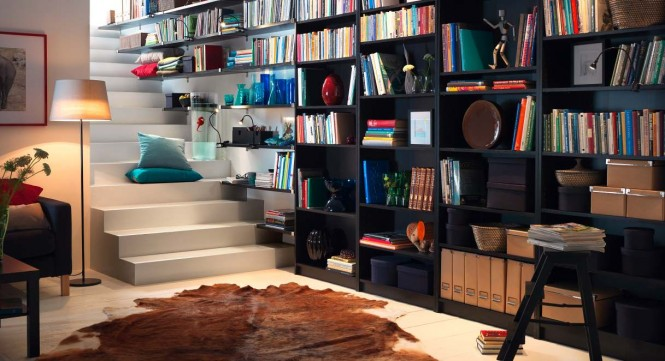
//> input picture CH6/FioodFillApp/FioodFillApp/1.jpg, 665 x 361 px
$ ./main   (built with g++ and OpenCV 4)
//> lines starting //> are read from the running program, lines starting //| are printed output that depends on the picture; after the words box and inside, x2 and y2 are one past the last pixel; in counts of white or black regions, pixels touching at a corner belong together
/************************************************************************/
/*			此程序是用floodFill()函数来实现Photoshop的魔术棒的功能      */
/************************************************************************/
#include <opencv2/imgproc/imgproc.hpp>
#include <opencv2/highgui/highgui.hpp>
#include <opencv2/core.hpp>
#include <iostream>
using namespace cv;
using namespace std;

/************************************************************************/
/*							全局变量的声明                              */
/************************************************************************/
Mat g_srcImage, g_dstImage, g_grayImage, g_maskImage;	//原图像，目标图，灰度图，掩膜图
int g_nFillMode = 1;	//漫水填充模式（空范围、渐变+固定范围、渐变+浮动范围）
int g_nLowDifference = 20, g_nUpDifference = 20; //负差最大值，正差最大值
int g_nConnecty = 4;	//floodFill函数标识符低8位的连通值（4 or 8），默认为4
bool g_bIsColor = true;	//是否为彩色窗口的布尔值
bool g_bUseMask = false;	//是否用掩膜窗口的布尔值
int g_nNewMaskVal = 255;	//新的重新绘制的掩膜像素值

/************************************************************************/
/*							onMouse()回调函数							*/
/*							描述：鼠标是否按下							*/
/************************************************************************/
static void onMouse(int event, int x, int y, int, void *){
	//如果鼠标没有按下，则返回
	if(event != EVENT_LBUTTONDOWN)
		return;
	/************************************************************************/
	/*						1.调用floodFill函数前的参数准备                 */
	/************************************************************************/
	Point seed = Point(x, y);	//种子点坐标
	int lowDifference = g_nFillMode == 0 ?  0 : g_nLowDifference; //空范围的漫水填充设置为0，否则为全局g_nLowDifference
	int upDifference = g_nFillMode == 0 ?  0 : g_nUpDifference; //空范围的漫水填充设置为0，否则为全局g_nUpDifference
	//floodFill函数的标识符为低8位为连通方式，7-15位为g_nNewMaskVal左移8位的值，16-23位为填充模式
	//当填充模式为FLOODFILL_FIXED_RANGE时，表示考虑当前像素与种子像素之间的差值，表示按浮动范围填充，否则为空范围填充
	int flags = g_nConnecty + (g_nNewMaskVal << 8) + (g_nFillMode == 1 ? FLOODFILL_FIXED_RANGE : 0);
	//随机生成bgr颜色
	int b = (unsigned char)theRNG() & 255; //随机生成一个0到255的值
	int g = (unsigned char)theRNG() & 255; //随机生成一个0到255的值
	int r = (unsigned char)theRNG() & 255; //随机生成一个0到255的值
	Rect ccomp; //定义重绘区域的最小边界矩形区域
	//当为彩色模式时，用Scalar(b, g, r)生成颜色，当为灰度模式时，用Scalar(r*0.299 + g*0.587 + b*0.144)填充
	Scalar newValue = g_bIsColor ? Scalar(b, g, r) : Scalar(r*0.299 + g*0.587 + b*0.144);
	Mat dst = g_bIsColor ? g_dstImage : g_grayImage; //目标图的赋值
	int area; //表示像素被重绘的个数

	/************************************************************************/
	/*						2.调用floodFill函数				                */
	/************************************************************************/
	//是否显示掩膜窗口
	if(g_bUseMask){
		//阈值函数threshold( InputArray src, OutputArray dst,double thresh, double maxval, int type )
		threshold(g_maskImage, g_maskImage, 1, 128, THRESH_BINARY);
		area = floodFill(dst, g_maskImage, seed, newValue, &ccomp, Scalar(lowDifference, lowDifference, lowDifference),
			Scalar(upDifference, upDifference, upDifference), flags);
		imshow("mask", g_maskImage);
	}
	else
		area = floodFill(dst, seed, newValue, &ccomp, Scalar(lowDifference, lowDifference, lowDifference),
		Scalar(upDifference, upDifference, upDifference), flags);

	imshow("效果图", dst);
	cout << area << "个像素被重绘\n";
}

/************************************************************************/
/*							帮助操作说明                                */
/************************************************************************/
void hlepText(){
	cout << "\t欢迎来到漫水填充程序~\n";
	cout << "\t此程序根据鼠标选取的点搜索与图片中像素相近的点，并用不同的颜色标注\n";
	cout << "\t按键操作说明：\n";
	cout << "\t\t键盘按键【ESC】 -- 退出程序\n";
	cout << "\t\t键盘按键【1】 -- 切换彩色图/灰度图模式\n";
	cout << "\t\t键盘按键【2】 -- 显示/隐藏窗口\n";
	cout << "\t\t键盘按键【3】 -- 恢复原始图像\n";
	cout << "\t\t键盘按键【4】 -- 使用空范围进行漫水填充\n";
	cout << "\t\t键盘按键【5】 -- 使用渐变、固定范围进行漫水填充\n";
	cout << "\t\t键盘按键【6】 -- 使用渐变、浮动范围进行漫水填充\n";
	cout << "\t\t键盘按键【7】 -- floodFill的标识符低8位使用4连通方式\n";
	cout << "\t\t键盘按键【8】 -- floodFill的标识符低8位使用8连通方式\n";
}

/************************************************************************/
/*						main()函数：判断按键                            */
/************************************************************************/
int main(){
	hlepText();
	//1.载入原图
	g_srcImage = imread("1.jpg");
//> g_srcImage is the input picture: 361 rows x 665 cols, CV_8UC3; mean B, G, R 79.1, 86.7, 102.2
	if(!g_srcImage.data){
		cout << "载入图片1.jpg失败" << endl;
		return false;
	}
	//2.目标图,灰度图，掩膜图的设置
	g_dstImage = g_srcImage.clone();//复制原图到目标图，也可用g_srcImage.copyTo(g_dstImage)
	cvtColor(g_srcImage, g_grayImage, COLOR_RGB2GRAY); //灰度图的设置
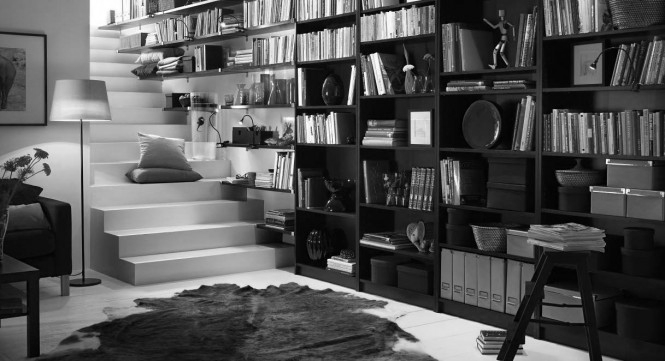
//> g_grayImage: 361 rows x 665 cols, CV_8UC1; min 0, max 255, mean 86.2
	g_maskImage.create(g_srcImage.rows+2, g_srcImage.cols+2, CV_8UC1);//掩膜图的创建，单通道8位
	//3.创建命名窗口，参数设置为自动匹配大小，不可改变
	namedWindow("效果图",WINDOW_AUTOSIZE);
	//4.创建滑动条，并调用鼠标回调函数（谓词函数）
	createTrackbar("负差最大值", "效果图", &g_nLowDifference, 255, 0);
	createTrackbar("正差最大值", "效果图", &g_nLowDifference, 255, 0);
	setMouseCallback("效果图", onMouse, 0);
	//4.循环轮询按键
	while(1){
		//先显示效果图
		imshow("效果图", g_bIsColor ? g_dstImage : g_grayImage);
		//获取按键铵值
		int c = waitKey(1);
//> the left mouse button is pressed and released at (166, 90)
//> in onMouse, `area = floodFill(dst, seed, newValue, &ccomp, Scalar(lowDifference, lo..`: dst: 361 rows x 665 cols, CV_8UC3; 39 pixels changed, all inside (x1, y1, x2, y2) = (162, 87, 173, 93)
//> in onMouse, `area = floodFill(dst, seed, newValue, &ccomp, Scalar(lowDifference, lo..`: area = 39; ccomp = Rect(162, 87, 11, 6)
//| 39个像素被重绘
//> the left mouse button is pressed and released at (498, 90)
//> in onMouse (call 3), `area = floodFill(dst, seed, newValue, &ccomp, Scalar(lowDifference, lo..`: dst: 361 rows x 665 cols, CV_8UC3; mean B, G, R 79.2, 86.7, 102.2
//| 24个像素被重绘
//> the left mouse button is pressed and released at (498, 270)
//| 527个像素被重绘
//> the left mouse button is pressed and released at (166, 270)
//> in onMouse (call 7), `area = floodFill(dst, seed, newValue, &ccomp, Scalar(lowDifference, lo..`:
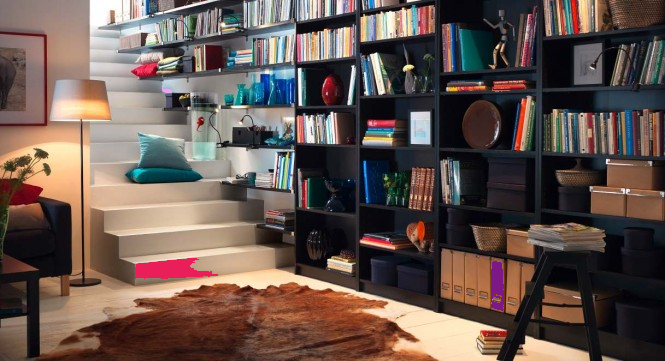
//> dst: 361 rows x 665 cols, CV_8UC3; mean B, G, R 79.1, 86, 102.4
//> in onMouse (call 7), `area = floodFill(dst, seed, newValue, &ccomp, Scalar(lowDifference, lo..`: area = 1120; ccomp = Rect(135, 258, 83, 21)
//| 1120个像素被重绘
//> the Esc key is pressed
		//判断是否按下ESC键
		if ( (c & 255) == 27){
			cout << "程序退出....";
				break;
		}
		switch( static_cast<char> (c) ){
			//按键1被按下，效果图在彩色图/灰度图之间切换
			case '1':{
				if(g_bIsColor){
					cout << "按键1被按下，切换彩色模式/灰色模式，当前操作为切换【彩色模式】为【灰色模式】" << endl;
					cvtColor(g_dstImage, g_grayImage, COLOR_RGB2GRAY);
					g_maskImage = Scalar::all(0); //将mask所有元素设置为0
					g_bIsColor = false;
				}
				else{
					cout << "按键1被按下，切换彩色模式/灰色模式，当前操作为切换【灰色模式】为【彩色模式】" << endl;
					g_srcImage.copyTo(g_dstImage);
					g_maskImage = Scalar::all(0); //将mask所有元素设置为0
					g_bIsColor = true;
				}
				break;
			}
			//按键2被按下，显示/隐藏掩膜窗口
			case '2':{
				if(g_bUseMask){
					destroyWindow("mask");
					g_bUseMask = false;
				}
				else{
					namedWindow("mask", 0);
					g_maskImage = Scalar::all(0);
					imshow("mask", g_maskImage);
					g_bUseMask = false;
				}
				break;
			 }
			//按键3被按下，恢复原始图像
			case '3':{
				cout << "按键3被按下，恢复原始图像" << endl;
				g_srcImage.copyTo(g_dstImage);
				cvtColor(g_dstImage, g_grayImage, COLOR_RGB2GRAY);
				g_maskImage = Scalar::all(0);
				break;
			}
			//按键4被按下，使用空范围的漫水填充
			case '4':{
				cout << "按键4被按下，使用空范围的漫水填充" << endl;
				g_nFillMode = 0;
				break;
			 }
			//按键5被按下，使用渐变、固定范围漫水填充
			case '5':{
				cout << "按键5被按下，使用渐变、固定范围漫水填充" << endl;
				g_nFillMode = 1;
				break;
			}
			//按键6被按下，使用渐变、浮动范围漫水填充
			case '6':{
				cout << "按键6被按下，使用渐变、浮动范围漫水填充" << endl;
				g_nFillMode = 2;
				break;
			}
			 //按键7被按下，floodFill的标识符使用4连通方式
			case '7':{
				cout << "按键7被按下，floodFill的标识符使用4连通方式" << endl;
				g_nConnecty = 4;
				break;
			 }
			 //按键6被按下，floodFill的标识符使用8连通方式
			case '8':{
				cout << "按键8被按下，floodFill的标识符使用8连通方式" << endl;
				g_nConnecty = 8;
				break;
			 }
		}
	}
	return 0;
}
